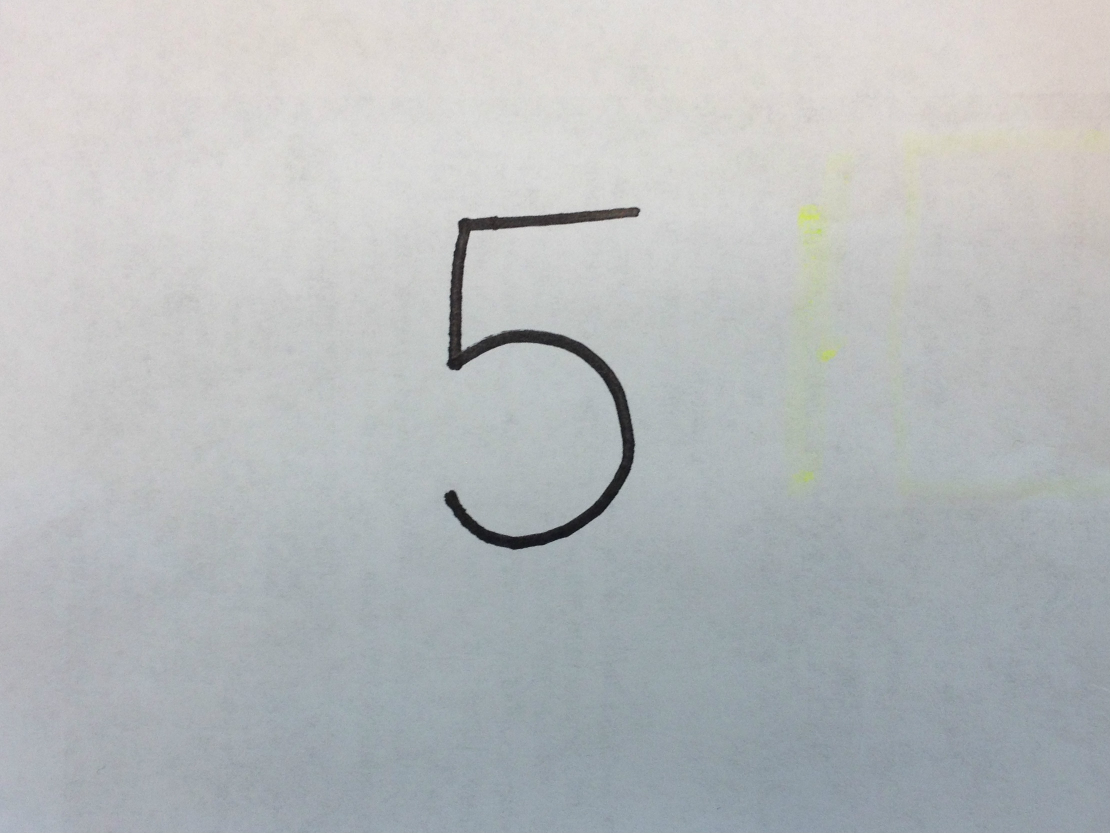
#> input picture testSubjects/test1.JPG, 2220 x 1665 px, found by its file name (shown at 1/2 size)
$ python corner.py
#> lines starting #> are read from the running program, lines starting #| are printed output that depends on the picture; after the words box and inside, x2 and y2 are one past the last pixel; in counts of white or black regions, pixels touching at a corner belong together
import cv2
import numpy as np

filename = "/home/copypasta/CST205/handwriting/testSubjects/test1.JPG"
img = cv2.imread(filename)
#> img is the input picture: shape (1665, 2220, 3); mean B, G, R 188.4, 187.1, 183.8
gray = cv2.cvtColor(img,cv2.COLOR_BGR2GRAY)

gray = np.float32(gray)
dst = cv2.cornerHarris(gray,2,3,0.04)
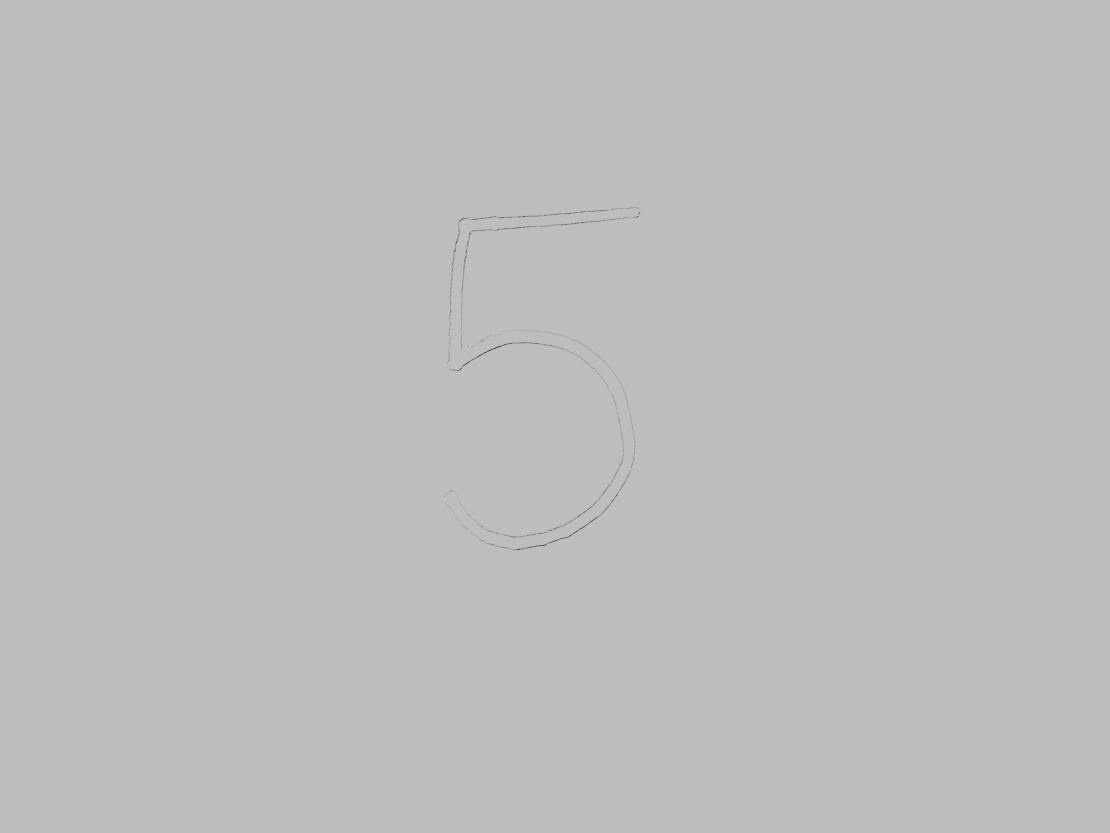
#> dst: shape (1665, 2220) float32 (shown at 1/2 size); min -10900545, max 3795415.8, mean -4489; drawn with min black and max white

#result is dilated for marking the corners, not important
dst = cv2.dilate(dst,None)

# Threshold for an optimal value, it may vary depending on the image
img[dst>0.03*dst.max()]=[124,252,0]
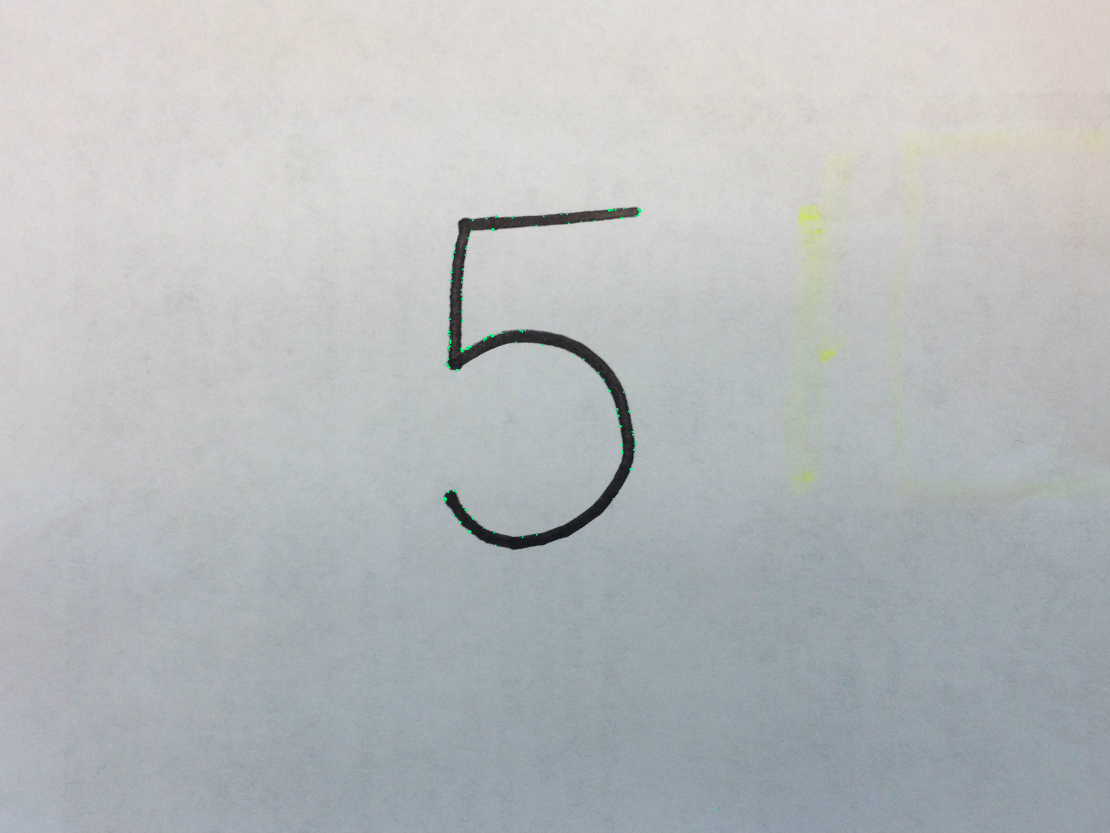
#> img: shape (1665, 2220, 3) (shown at 1/2 size); 0.04% of pixels changed, all inside (x1, y1, x2, y2) = (887, 416, 1436, 1620)

img = cv2.resize(img, (0,0), fx=0.25, fy=0.25)
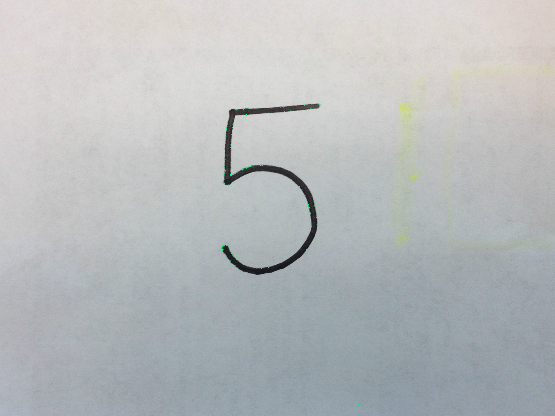
#> img: shape (416, 555, 3); mean B, G, R 188.4, 187.2, 183.8

cv2.imshow('dst',img)
if (cv2.waitKey(0) & 0xff == 27):
#> (key Esc is pressed here)
    cv2.destroyAllWindows()

$ run again, with testSubjects/test10.JPG copied over testSubjects/test1.JPG
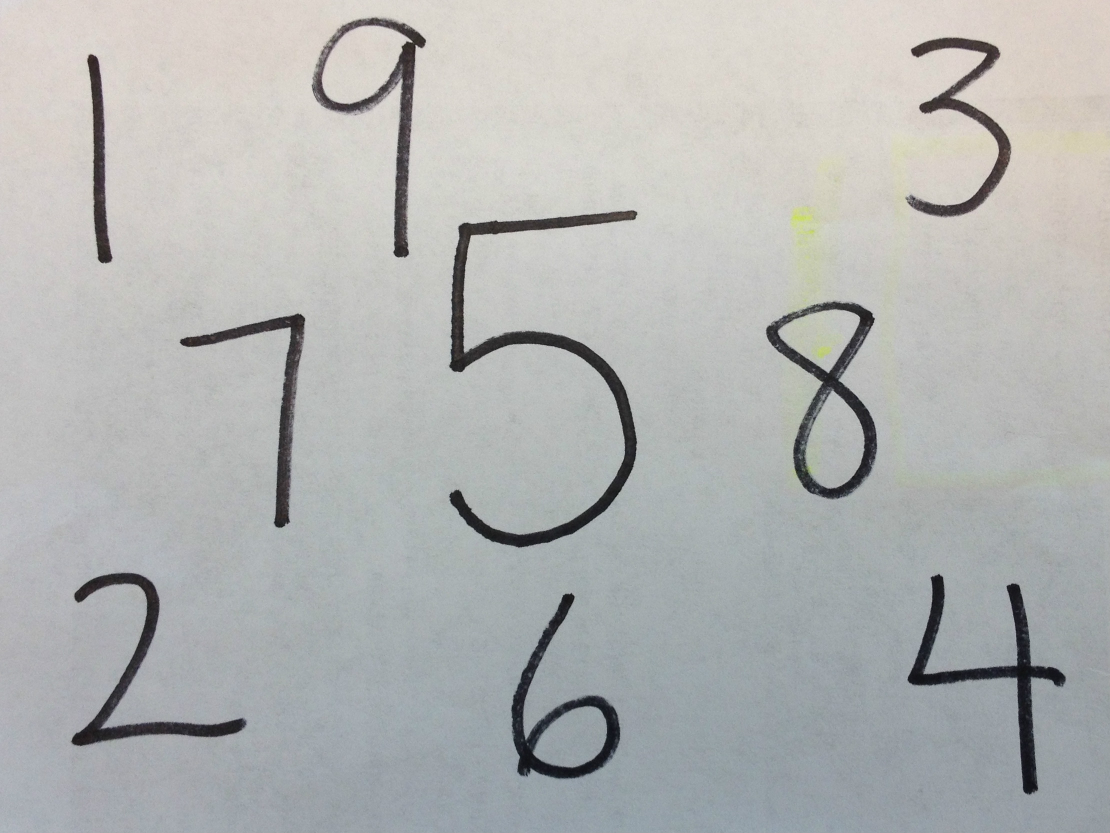
#> input picture testSubjects/test10.JPG, 2220 x 1665 px, found by its file name (shown at 1/2 size)
#> img is the input picture: shape (1665, 2220, 3); mean B, G, R 179, 180.1, 178.6
#> `img[dst>0.03*dst.max()]=[124,252,0]`:
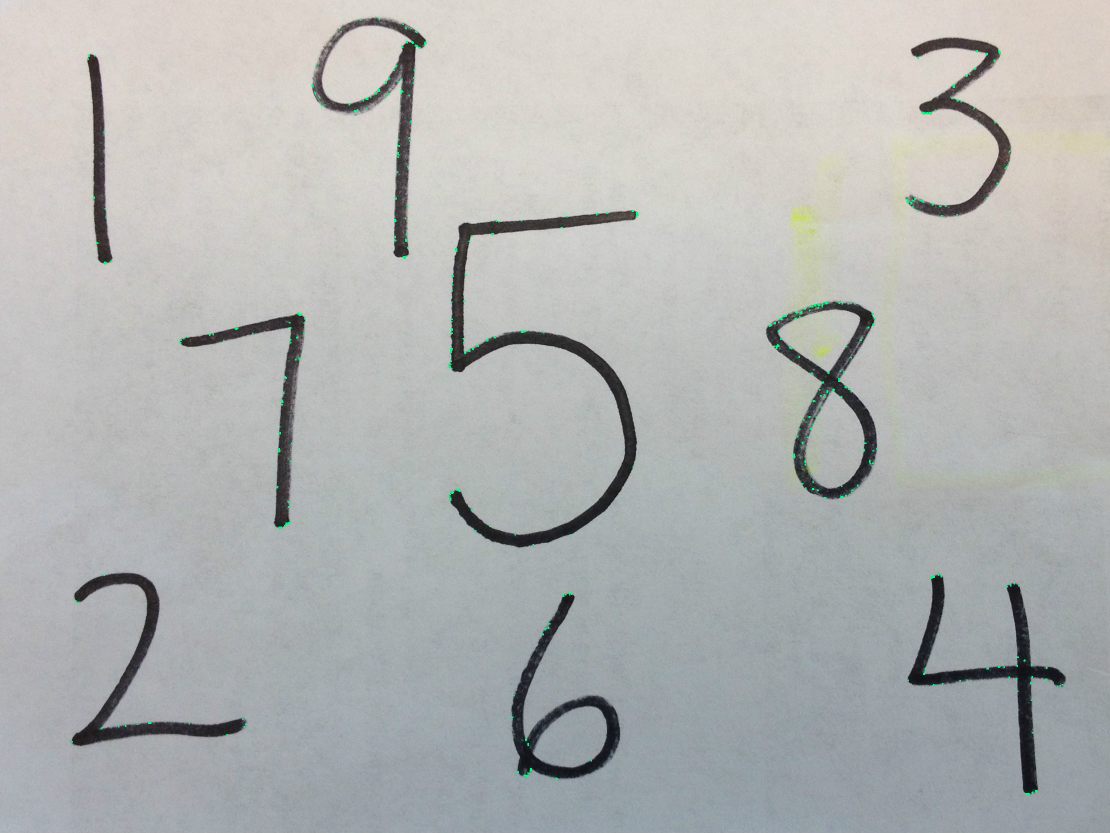
#> img: shape (1665, 2220, 3) (shown at 1/2 size); 0.15% of pixels changed, all inside (x1, y1, x2, y2) = (142, 37, 2127, 1591)
#> `img = cv2.resize(img, (0,0), fx=0.25, fy=0.25)`:
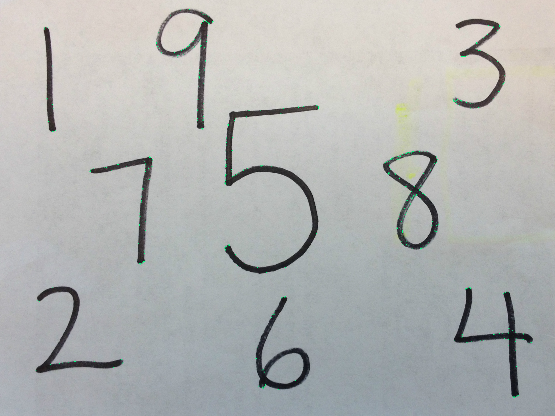
#> img: shape (416, 555, 3); mean B, G, R 179.1, 180.4, 178.5

$ run again, with testSubjects/test11.JPG copied over testSubjects/test1.JPG
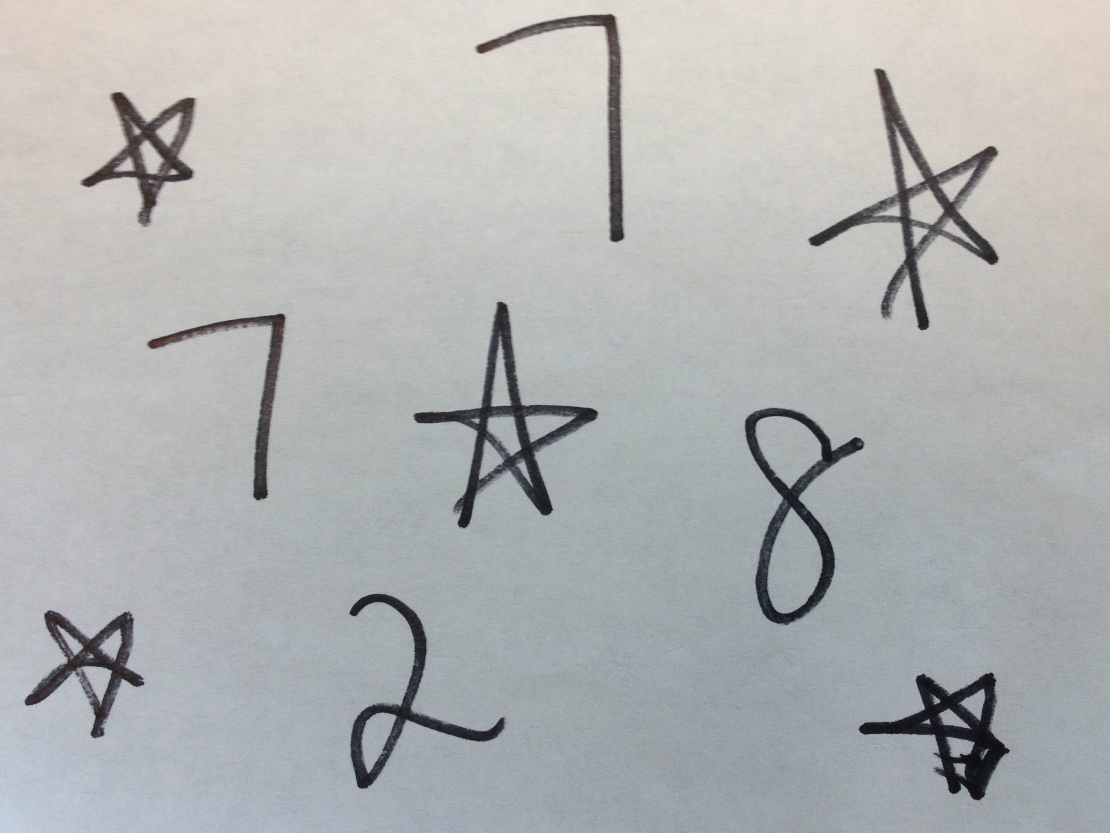
#> input picture testSubjects/test11.JPG, 2220 x 1665 px, found by its file name (shown at 1/2 size)
#> img is the input picture: shape (1665, 2220, 3); mean B, G, R 178.6, 178.5, 176.7
#> `img[dst>0.03*dst.max()]=[124,252,0]`:
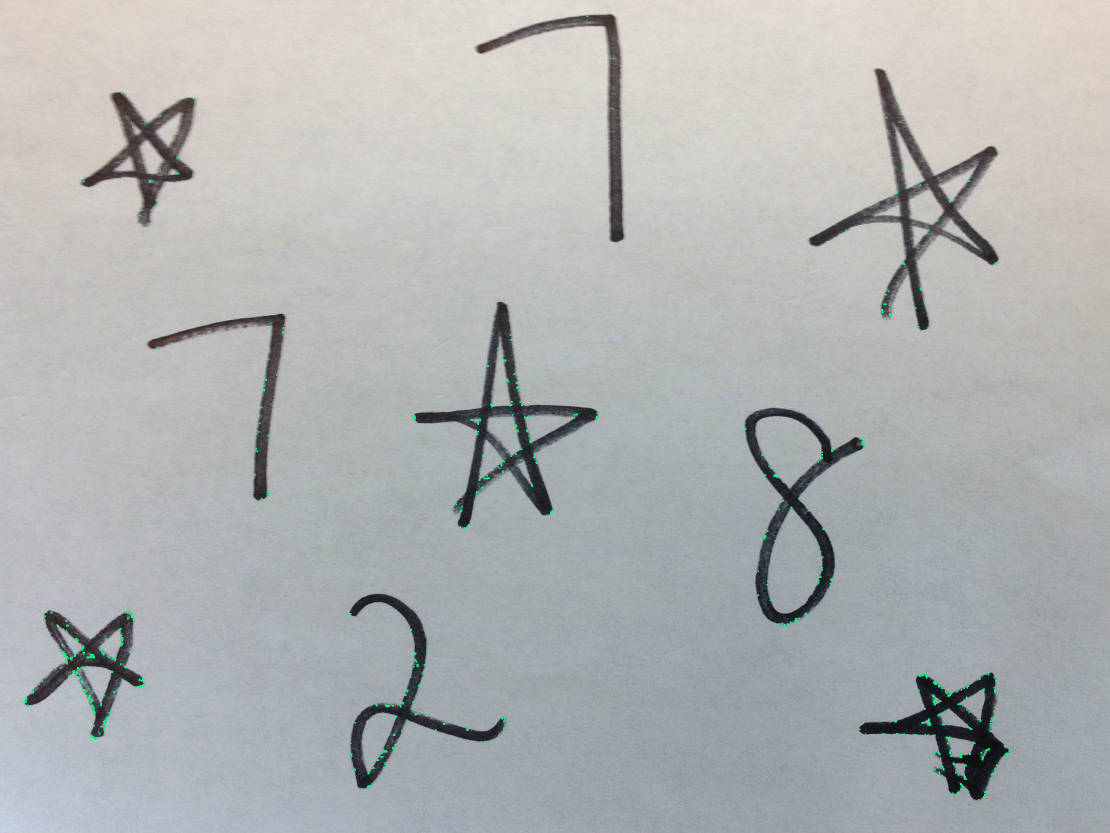
#> img: shape (1665, 2220, 3) (shown at 1/2 size); 0.2% of pixels changed, all inside (x1, y1, x2, y2) = (49, 31, 2022, 1601)
#> `img = cv2.resize(img, (0,0), fx=0.25, fy=0.25)`:
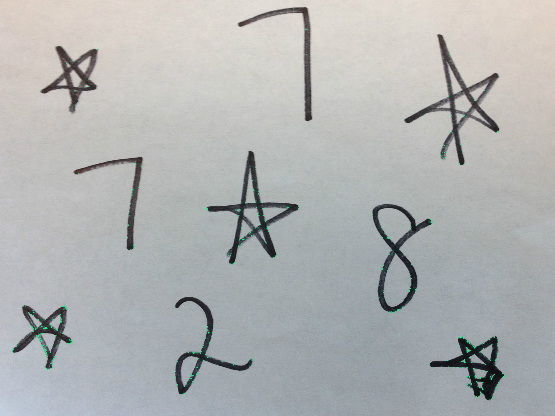
#> img: shape (416, 555, 3); mean B, G, R 178.8, 178.9, 176.6

$ run again, with testSubjects/test12.JPG copied over testSubjects/test1.JPG
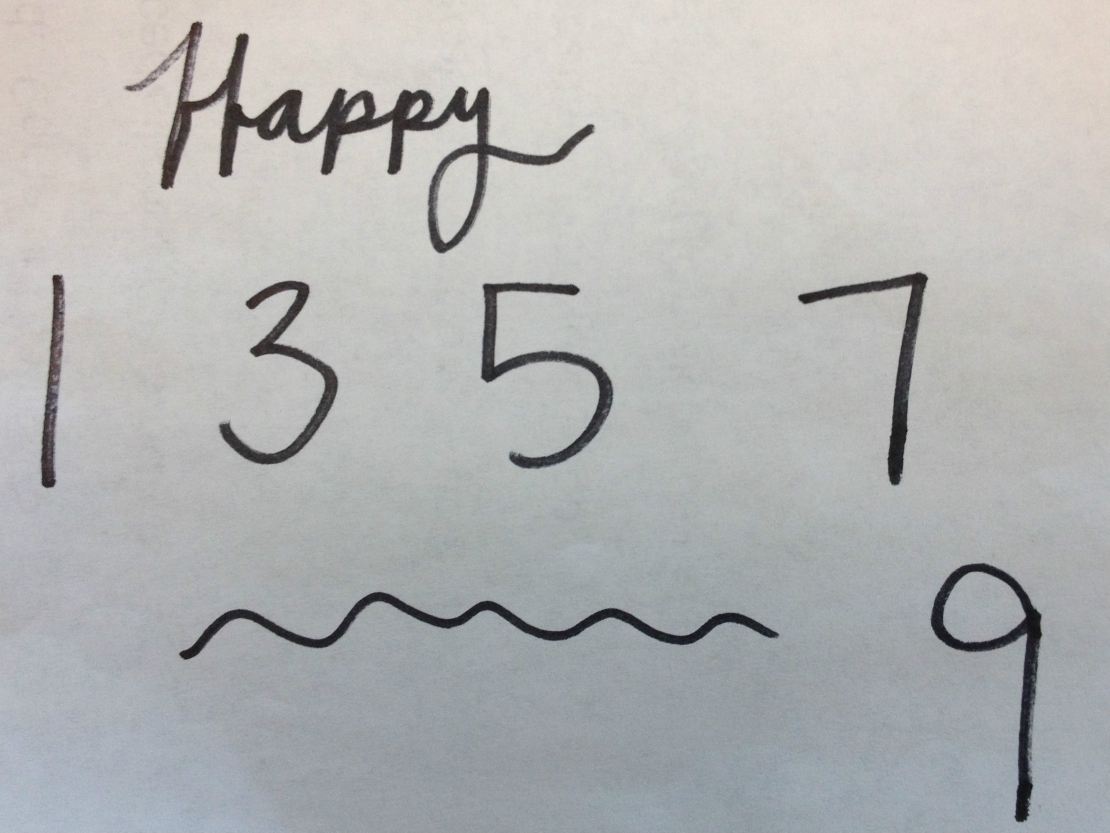
#> input picture testSubjects/test12.JPG, 2220 x 1665 px, found by its file name (shown at 1/2 size)
#> img is the input picture: shape (1665, 2220, 3); mean B, G, R 179.1, 179.4, 178.4
#> `dst = cv2.cornerHarris(gray,2,3,0.04)`:
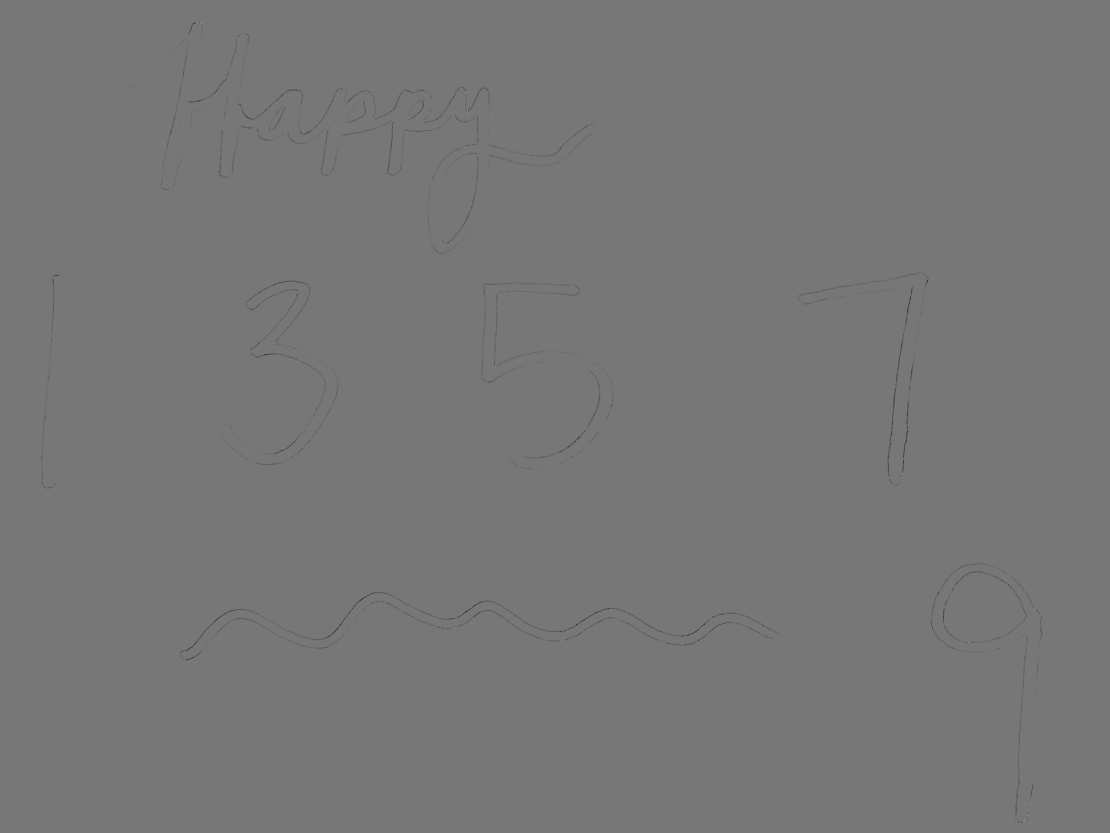
#> dst: shape (1665, 2220) float32 (shown at 1/2 size); min -6091646, max 6938953.5, mean -8264; drawn with min black and max white
#> `img = cv2.resize(img, (0,0), fx=0.25, fy=0.25)`:
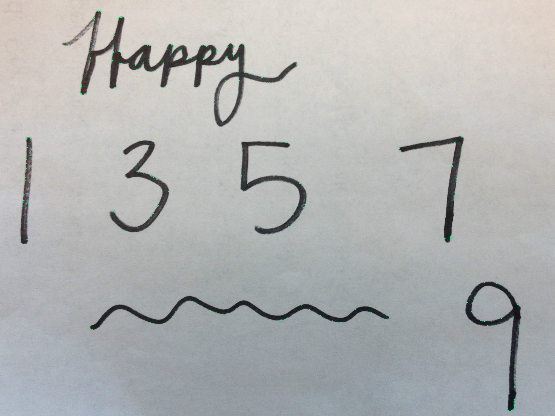
#> img: shape (416, 555, 3); mean B, G, R 179.2, 179.7, 178.4
